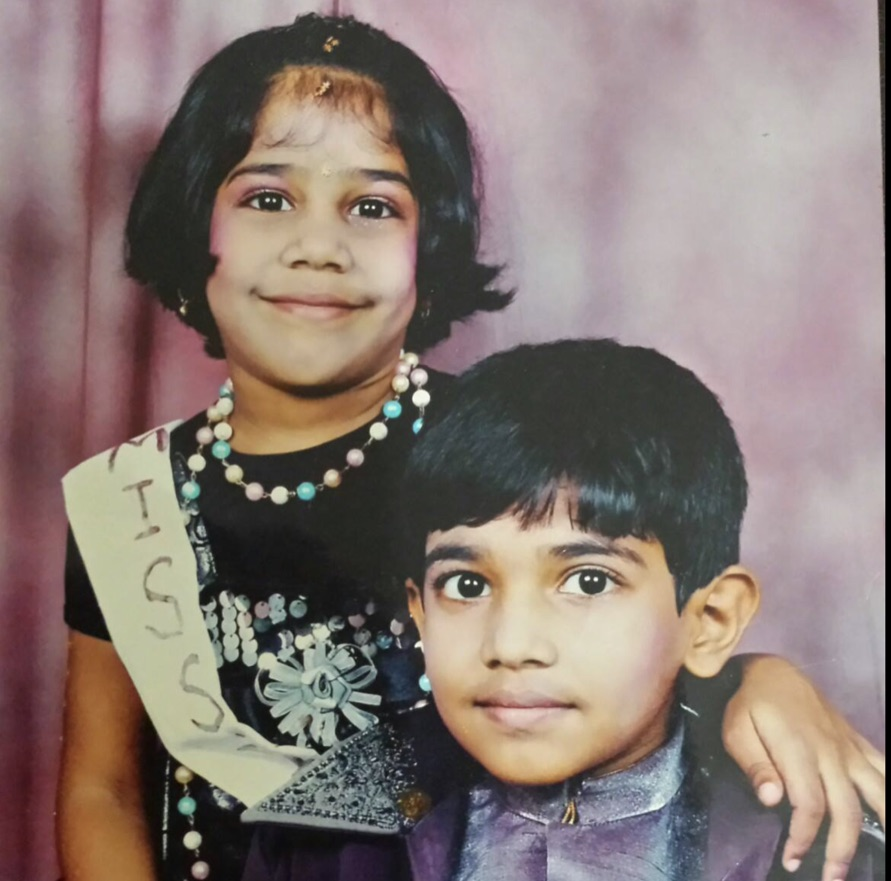
#> input picture sid.png, 891 x 881 px
$ jupyter execute 'image styling.ipynb'
#> lines starting #> are read from the running program, lines starting #| are printed output that depends on the picture; after the words box and inside, x2 and y2 are one past the last pixel; in counts of white or black regions, pixels touching at a corner belong together
[cell 1]
#imports
import cv2
import numpy as np
import matplotlib.pyplot as plt

[cell 2]
#image input

def read_file(filename):
#> called with filename = 'sid.png'
    img = cv2.imread(filename)
#> img is the input picture: shape (881, 891, 3); mean B, G, R 115.8, 121.1, 135.8
    img = cv2.cvtColor(img, cv2.COLOR_BGR2RGB)
    return img

filename = "sid.png"
img = read_file(filename)

org_img = np.copy(img)
#image resizing
img_re = cv2.resize(img, None, fx=0.5, fy=0.5)

[cell 3]
#removing impurities from image
for i in range(3):
	img_clr = cv2.medianBlur(img_re, 3)

img_clr = cv2.edgePreservingFilter(img_clr, sigma_s=5)


#image filtering
img_fltr = cv2.bilateralFilter(img_clr, 3, 10, 5)

for i in range(2):
	img_fltr = cv2.bilateralFilter(img_fltr, 3, 20, 10)

for i in range(3):
	img_fltr = cv2.bilateralFilter(img_fltr, 5, 20, 5)


#image sharpening
gaussian_mask= cv2.GaussianBlur(img_fltr, (7,7), 2)
img_shrp = cv2.addWeighted(img_fltr, 1.5, gaussian_mask, -0.5, 0)
img_shrp = cv2.addWeighted(img_fltr, 1.4, gaussian_mask, -0.2, 10)
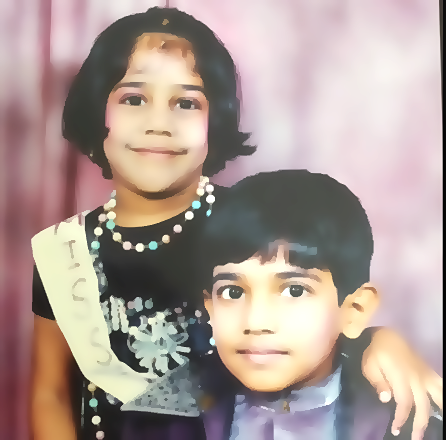
#> img_shrp: shape (440, 446, 3); mean R, G, B 172.2, 155.2, 148.9

[cell 4]
#edge outlining

def edge_mask(img, line_size, blur_value):
#> called with line_size = 9, blur_value = 5
    gray = cv2.cvtColor(img, cv2.COLOR_RGB2GRAY)
    gray_blur = cv2.medianBlur(gray, blur_value)

    edges = cv2.adaptiveThreshold(gray_blur, 255, cv2.ADAPTIVE_THRESH_MEAN_C,
                                  cv2.THRESH_BINARY, line_size, blur_value)
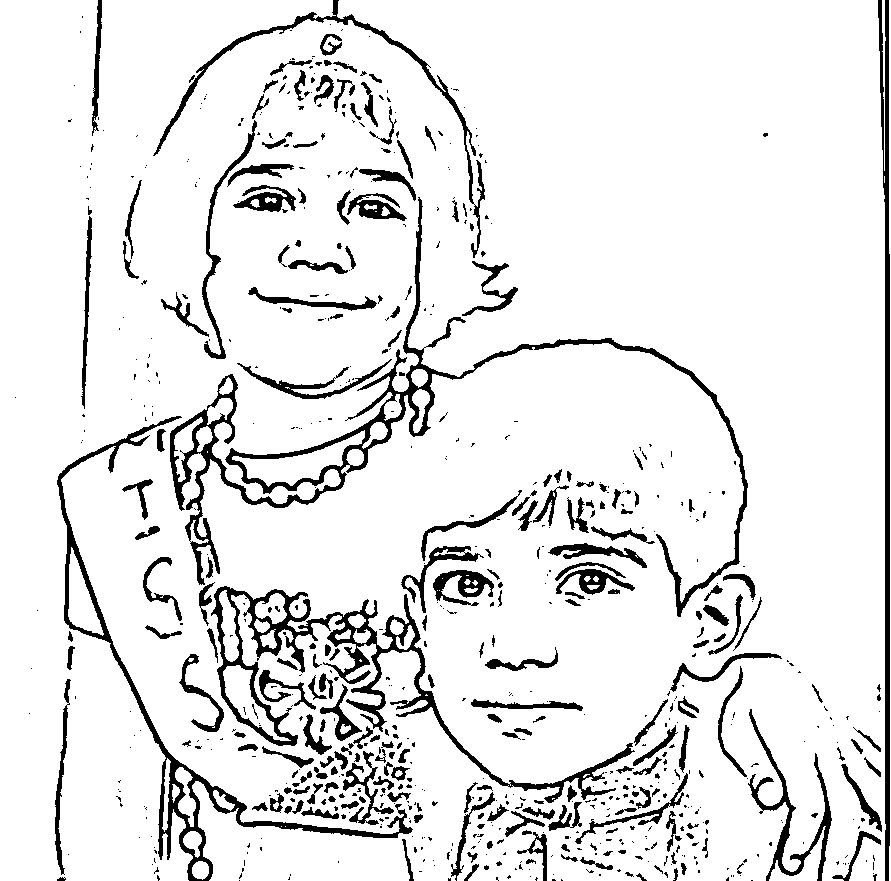
#> edges: shape (881, 891); 90.3% white; 738 black regions (501 under 20 px), largest, box (x1, y1, x2, y2) and area: (170, 197, 748, 617) 11405, (211, 586, 635, 803) 9168, (57, 416, 413, 881) 6515
    return edges

[cell 5]
line_size, blur_value = 9,5
edges = edge_mask(img, line_size, blur_value)

[cell 6]
def color_quantization(img, k):

#> called with k = 7
    data = np.float32(img).reshape((-1,3))

    criteria = (cv2.TERM_CRITERIA_MAX_ITER, 20, 0.001)

    ret, label, center = cv2.kmeans(data, k, None, criteria, 10, cv2.KMEANS_RANDOM_CENTERS)
#> ret = 419607901.1; center = [[120.8, 85.95, 77.93], [175.2, 161.4, 166.8], [199.2, 189, 177.2], [192, 162.6, 131.7], [144.3, 122.4, 120.3], [31.03, 29.46, 28.78], [63.5, 58.14, 56.78]]
    center = np.uint8(center)
#> center = [[120, 85, 77], [175, 161, 166], [199, 188, 177], [191, 162, 131], [144, 122, 120], [31, 29, 28], [63, 58, 56]]

    result = center[label.flatten()]
    result = result.reshape(img.shape)

    return result

[cell 7]
img = color_quantization(img, k=7)

[cell 8]
blurred = cv2.GaussianBlur(img,(7,7),0)

[cell 9]
lab = cv2.cvtColor(blurred, cv2.COLOR_BGR2LAB)
#> lab: shape (881, 891, 3); mean of channels 0, 1, 2 126.7, 129.3, 119.2
l_channel, a, b = cv2.split(lab)
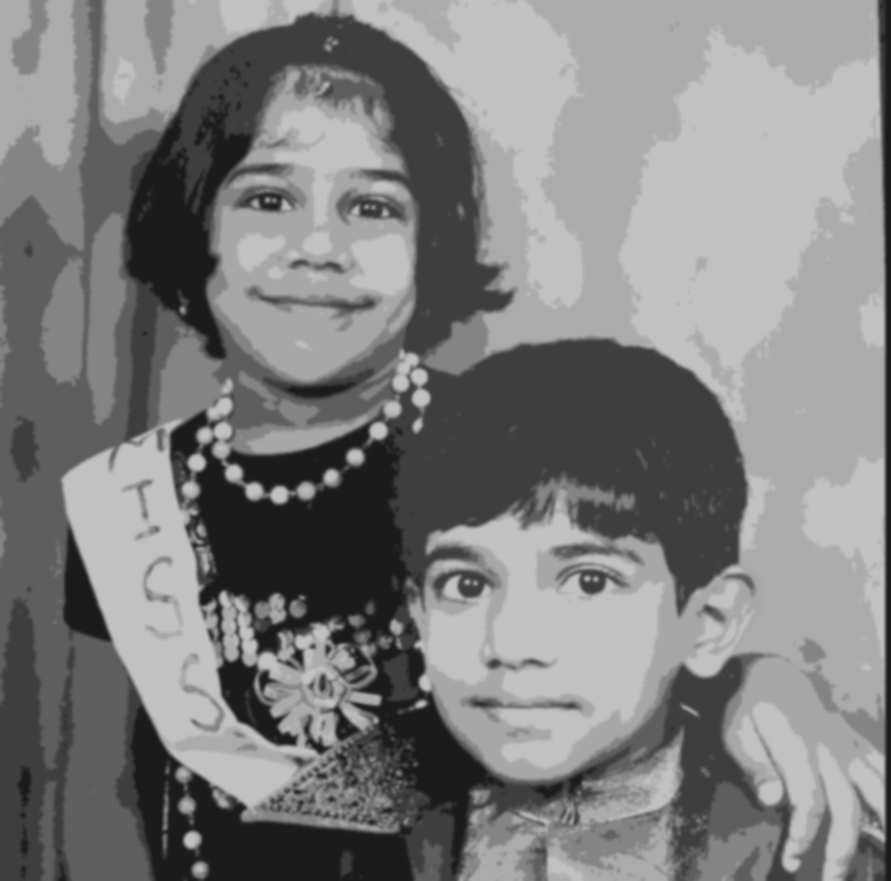
#> l_channel: shape (881, 891); min 27, max 193, mean 126.7
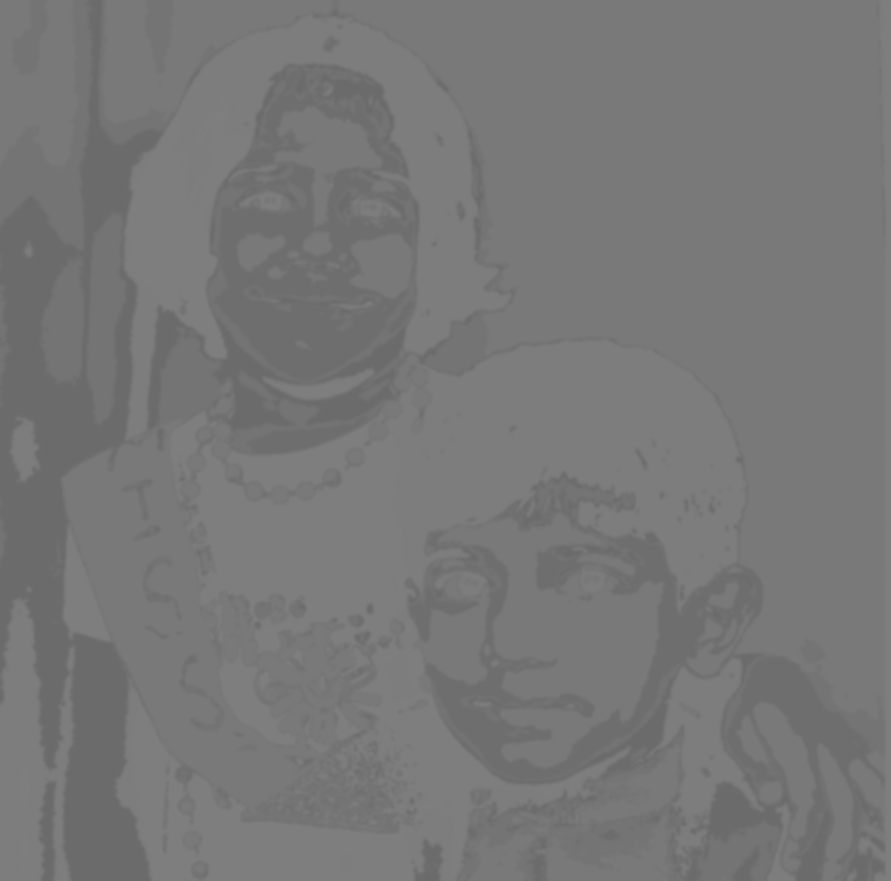
#> b: shape (881, 891); min 107, max 127, mean 119.2

clahe = cv2.createCLAHE(clipLimit=2.0, tileGridSize=(8,8))
cl = clahe.apply(l_channel)
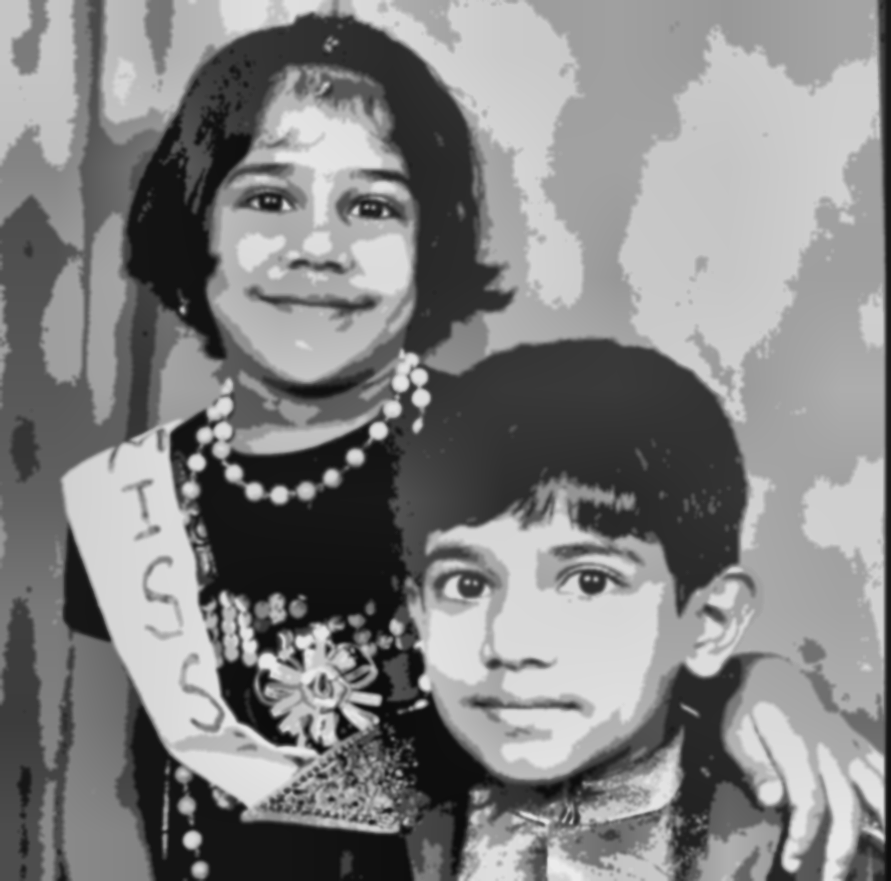
#> cl: shape (881, 891); min 11, max 235, mean 130.4

limg = cv2.merge((cl,a,b))
#> limg: shape (881, 891, 3); mean of channels 0, 1, 2 130.4, 129.3, 119.2

enhanced_img = cv2.cvtColor(limg, cv2.COLOR_LAB2BGR)

[cell 10]
def cartoon():
    c = cv2.bitwise_and(enhanced_img, enhanced_img, mask = edges)
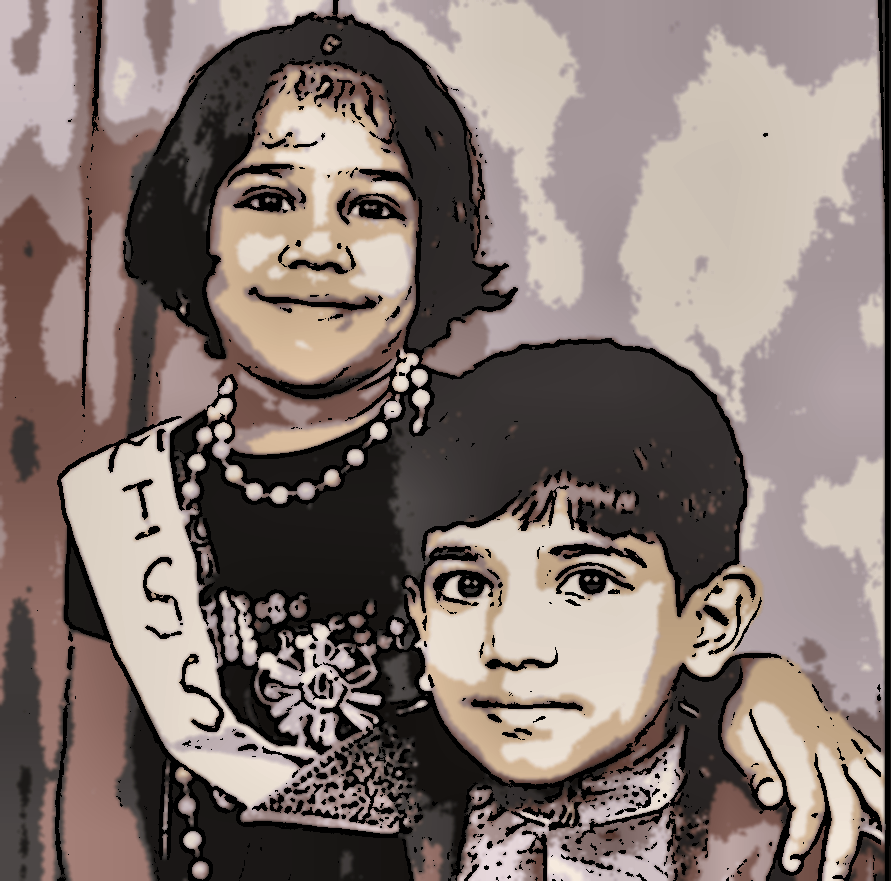
#> c: shape (881, 891, 3); mean R, G, B 131.7, 118.1, 112.7
    plt.imshow(org_img)
    plt.show()

    plt.imshow(img_shrp)
    plt.title("watercolour")
    plt.show()

    plt.imshow(c)
    plt.title("cartoon")
    plt.show()

cartoon()
